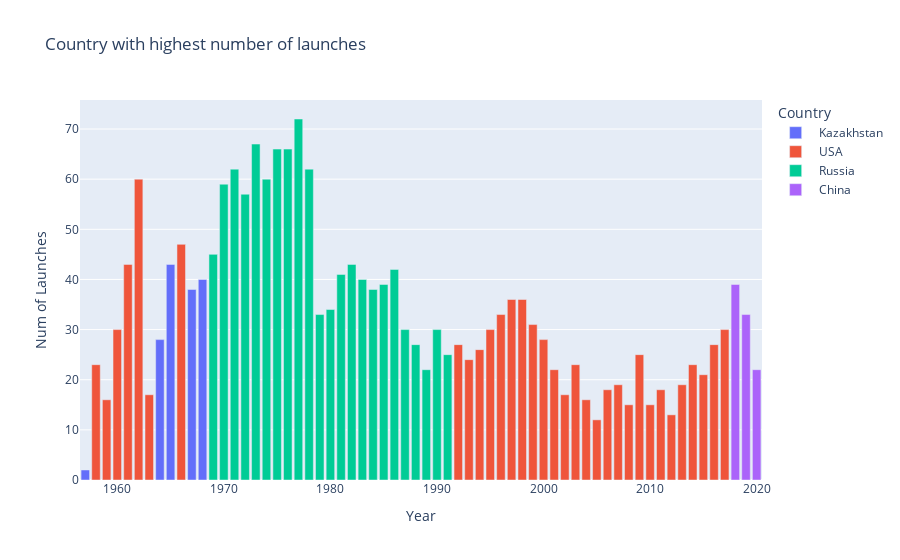

Source (notebook cell):
### Code cell
px.bar(data_frame=df_countries,
       x="Year",
       y="Num of Launches",
       color="Country",
       title="Country with highest number of launches")

### Figure 1 — Plotly figure (JSON) as saved in the notebook; plotly's stock layout.template omitted (floating-point values rounded to 4 significant figures)
{"data": [{"alignmentgroup": "True", "hovertemplate": "Country= Kazakhstan<br>Year=%{x}<br>Num of Launches=%{y}<extra></extra>", "legendgroup": " Kazakhstan", "marker": {"color": "#636efa", "pattern": {"shape": ""}}, "name": " Kazakhstan", "offsetgroup": " Kazakhstan", "orientation": "v", "showlegend": true, "textposition": "auto", "type": "bar", "x": [1957, 1964, 1965, 1967, 1968], "xaxis": "x", "y": [2, 28, 43, 38, 40], "yaxis": "y"}, {"alignmentgroup": "True", "hovertemplate": "Country= USA<br>Year=%{x}<br>Num of Launches=%{y}<extra></extra>", "legendgroup": " USA", "marker": {"color": "#EF553B", "pattern": {"shape": ""}}, "name": " USA", "offsetgroup": " USA", "orientation": "v", "showlegend": true, "textposition": "auto", "type": "bar", "x": [1958, 1959, 1960, 1961, 1962, 1963, 1966, 1992, 1993, 1994, 1995, 1996, 1997, 1998, 1999, 2000, 2001, 2002, 2003, 2004, 2005, 2006, 2007, 2008, 2009, 2010, 2011, 2012, 2013, 2014, 2015, 2016, 2017], "xaxis": "x", "y": [23, 16, 30, 43, 60, 17, 47, 27, 24, 26, 30, 33, 36, 36, 31, 28, 22, 17, 23, 16, 12, 18, 19, 15, 25, 15, 18, 13, 19, 23, 21, 27, 30], "yaxis": "y"}, {"alignmentgroup": "True", "hovertemplate": "Country= Russia<br>Year=%{x}<br>Num of Launches=%{y}<extra></extra>", "legendgroup": " Russia", "marker": {"color": "#00cc96", "pattern": {"shape": ""}}, "name": " Russia", "offsetgroup": " Russia", "orientation": "v", "showlegend": true, "textposition": "auto", "type": "bar", "x": [1969, 1970, 1971, 1972, 1973, 1974, 1975, 1976, 1977, 1978, 1979, 1980, 1981, 1982, 1983, 1984, 1985, 1986, 1987, 1988, 1989, 1990, 1991], "xaxis": "x", "y": [45, 59, 62, 57, 67, 60, 66, 66, 72, 62, 33, 34, 41, 43, 40, 38, 39, 42, 30, 27, 22, 30, 25], "yaxis": "y"}, {"alignmentgroup": "True", "hovertemplate": "Country= China<br>Year=%{x}<br>Num of Launches=%{y}<extra></extra>", "legendgroup": " China", "marker": {"color": "#ab63fa", "pattern": {"shape": ""}}, "name": " China", "offsetgroup": " China", "orientation": "v", "showlegend": true, "textposition": "auto", "type": "bar", "x": [2018, 2019, 2020], "xaxis": "x", "y": [39, 33, 22], "yaxis": "y"}], "layout": {"barmode": "relative", "legend": {"title": {"text": "Country"}, "tracegroupgap": 0}, "title": {"text": "Country with highest number of launches"}, "xaxis": {"anchor": "y", "domain": [0, 1], "title": {"text": "Year"}}, "yaxis": {"anchor": "x", "domain": [0, 1], "title": {"text": "Num of Launches"}}}}
